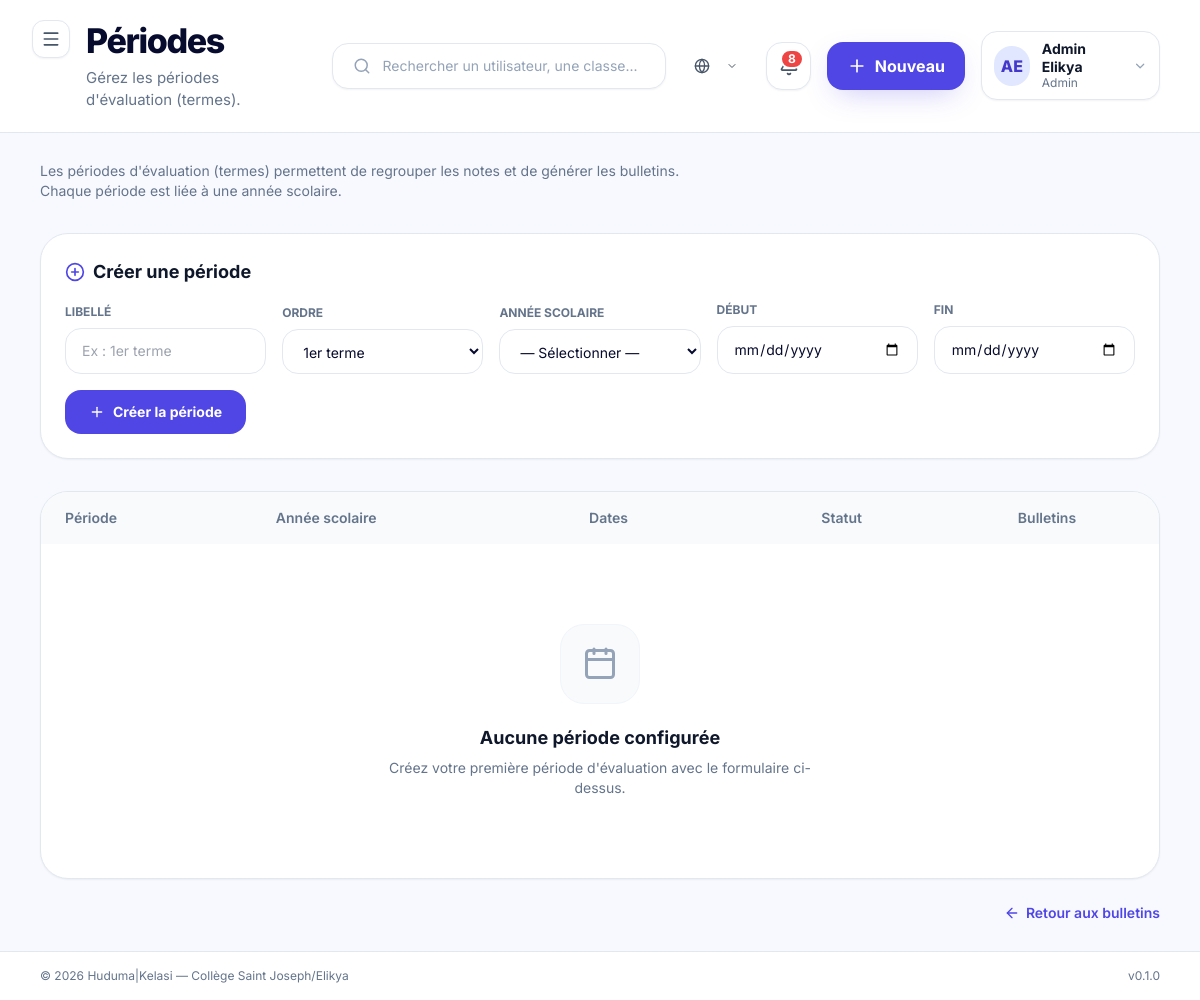
The app's page /students/admin/periodes/ (signed in) with its own data.
### apps/accounts/models.py (models this page shows, shortened)
class User(AbstractBaseUser, PermissionsMixin, BaseModel):
    email = models.EmailField(
        unique=True,
        verbose_name=_("Email"),
        help_text=_("Adresse email utilisée comme identifiant de connexion."),
    )
    first_name = models.CharField(
        max_length=80,
        verbose_name=_("Prénom"),
    )
    last_name = models.CharField(
        max_length=80,
        verbose_name=_("Nom"),
    )
    role = models.CharField(
        max_length=30,
        choices=UserRole.choices,
        default=UserRole.ELEVE,
        verbose_name=_("Rôle"),
        help_text=_("Rôle de l'utilisateur dans la plateforme."),
    )
    phone = models.CharField(
        max_length=30,
        blank=True,
        default="",
        verbose_name=_("Téléphone"),
    )
    avatar = models.ImageField(
        upload_to="avatars/",
        blank=True,
        null=True,
        verbose_name=_("Avatar"),
    )
    is_active = models.BooleanField(
        default=True,
        verbose_name=_("Actif"),
    )
    is_staff = models.BooleanField(
        default=False,
        verbose_name=_("Accès admin Django"),
    )
    date_joined = models.DateTimeField(
        auto_now_add=True,
        verbose_name=_("Date d'inscription"),
    )
    USERNAME_FIELD = "email"
    REQUIRED_FIELDS = ["first_name", "last_name"]
    objects = UserManager()
    class Meta:
        verbose_name = _("Utilisateur")
        verbose_name_plural = _("Utilisateurs")
        ordering = ["last_name", "first_name"]
        indexes = [
            models.Index(fields=["role"]),
            models.Index(fields=["is_active"]),
        ]
    @property
    def full_name(self) -> str:
        return f"{self.first_name} {self.last_name}".strip()
    @property
    def short_label(self) -> str:
        return ROLE_SHORT_LABELS.get(self.role, self.role)
    @property
    def initials(self) -> str:
        first = (self.first_name or "").strip()
        last = (self.last_name or "").strip()
        if first and last:
            return f"{first[0]}{last[0]}".upper()
        if first:
            return first[0].upper()
        if self.email:
            return self.email[0].upper()
        return "?"

### apps/students/views.py (the view)
# urls.py: path("admin/periodes/", PeriodeListView.as_view(), name="periode_list"),
class PeriodeListView(RoleRequiredMixin, ListView):
    model = Periode
    template_name = "pages/admin/bulletins/periodes.html"
    context_object_name = "periodes"
    allowed_roles = [UserRole.ADMIN, UserRole.DIRECTEUR_ETUDES]
    def get_queryset(self):
        return Periode.objects.select_related("annee_scolaire").all().order_by(
            "-annee_scolaire__date_debut", "ordre"
        )
    def get_context_data(self, **kwargs):
        ctx = super().get_context_data(**kwargs)
        ctx["page_title"] = "Périodes"
        ctx["page_subtitle"] = "Gérez les périodes d'évaluation (termes)."
        ctx["annees"] = AnneeScolaire.objects.all().order_by("-date_debut")
        return ctx

### apps/core/context_processors.py (called while the page is built)
def _get_unread_count(user):
    try:
        from apps.notifications.models import Notification
        return Notification.objects.filter(destinataire=user, lu=False).count()
    except Exception:
        return 0

### apps/core/managers.py (called while the page is built)
    def get_queryset(self):
        return super().get_queryset().filter(deleted_at__isnull=True)

### apps/core/mixins.py (called while the page is built)
    def dispatch(self, request, *args, **kwargs):
        user = request.user
        if not user.is_authenticated:
            return self.handle_no_permission()
        if self.allowed_roles and user.role not in self.allowed_roles:
            raise PermissionDenied(
                "Votre rôle ne vous permet pas d'accéder à cette page."
            )
        return super().dispatch(request, *args, **kwargs)

### templates/pages/admin/bulletins/periodes.html (shortened to what this page needs)
{% extends "layouts/dashboard.html" %}
{% load huduma_tags %}
{% load static %}
{% block content %}
  <section class="mb-8">
    <p class="text-sm text-slate-500 max-w-2xl">
      Les périodes d'évaluation (termes) permettent de regrouper les notes
      et de générer les bulletins. Chaque période est liée à une année scolaire.
    </p>
  </section>
  <section class="bg-white border border-slate-200 rounded-[28px] shadow-sm p-6 mb-8">
    <h2 class="font-bold text-slate-900 text-lg mb-4 flex items-center gap-2">
      <i data-lucide="plus-circle" class="w-5 h-5 text-indigo-600"></i>
      Créer une période
    </h2>
    <form method="post" action="{% url 'students:periode_create' %}" class="grid sm:grid-cols-2 lg:grid-cols-5 gap-4 items-end">
      <div>
        <label class="block text-xs font-bold text-slate-500 uppercase mb-2">Libellé</label>
        <input type="text" name="libelle" placeholder="Ex : 1er terme"
               class="w-full bg-white border border-slate-200 rounded-2xl px-4 py-3 text-sm focus:border-indigo-500 focus:ring-4 focus:ring-indigo-100 outline-none">
      </div>
      <div>
        <label class="block text-xs font-bold text-slate-500 uppercase mb-2">Ordre</label>
        <select name="ordre" class="w-full bg-white border border-slate-200 rounded-2xl px-4 py-3 text-sm focus:border-indigo-500 outline-none">
          <option value="1">1er terme</option>
        </select>
      </div>
      <div>
        <label class="block text-xs font-bold text-slate-500 uppercase mb-2">Année scolaire</label>
        <select name="annee_scolaire" class="w-full bg-white border border-slate-200 rounded-2xl px-4 py-3 text-sm focus:border-indigo-500 outline-none">
          <option value="">— Sélectionner —</option>
        </select>
      </div>
      <div>
        <label class="block text-xs font-bold text-slate-500 uppercase mb-2">Début</label>
        <input type="date" name="date_debut"
               class="w-full bg-white border border-slate-200 rounded-2xl px-4 py-3 text-sm focus:border-indigo-500 outline-none">
      </div>
      <div>
        <label class="block text-xs font-bold text-slate-500 uppercase mb-2">Fin</label>
        <input type="date" name="date_fin"
               class="w-full bg-white border border-slate-200 rounded-2xl px-4 py-3 text-sm focus:border-indigo-500 outline-none">
      </div>
      <div class="sm:col-span-2 lg:col-span-5">
        <button type="submit"
                class="bg-indigo-600 text-white px-6 py-3 rounded-2xl font-bold text-sm hover:bg-indigo-700 flex items-center gap-2 transition-colors">
          <i data-lucide="plus" class="w-4 h-4"></i>
          Créer la période
        </button>
      </div>
    </form>
  </section>
  <section class="bg-white border border-slate-200 rounded-[28px] shadow-sm overflow-hidden">
    <div class="overflow-x-auto">
      <table class="w-full text-left">
        <thead class="bg-slate-50">
          <tr class="text-sm text-slate-500">
            <th class="px-6 py-4 font-semibold text-left">Période</th>
            <th class="px-6 py-4 font-semibold text-left">Année scolaire</th>
            <th class="px-6 py-4 font-semibold text-left">Dates</th>
            <th class="px-6 py-4 font-semibold text-center">Statut</th>
            <th class="px-6 py-4 font-semibold text-center">Bulletins</th>
          </tr>
        </thead>
        <tbody class="divide-y divide-slate-100 text-sm">
          {% for periode in periodes %}
            <tr class="hover:bg-slate-50">
              <td class="px-6 py-5">
                <div class="flex items-center gap-3">
                  <span class="w-10 h-10 rounded-xl bg-indigo-100 text-indigo-700 flex items-center justify-center font-extrabold text-sm flex-shrink-0">
                    {{ periode.ordre }}
                  </span>
                  <div>
                    <p class="font-bold text-slate-900">{{ periode.libelle }}</p>
                    <p class="text-slate-500 text-xs">Ordre {{ periode.ordre }}</p>
                  </div>
                </div>
              </td>
              <td class="px-6 py-5 text-slate-600 font-medium">
                {{ periode.annee_scolaire.libelle }}
              </td>
              <td class="px-6 py-5 text-slate-500 text-sm">
                {{ periode.date_debut|date:"d/m/Y" }} → {{ periode.date_fin|date:"d/m/Y" }}
              </td>
              <td class="px-6 py-5 text-center">
                {% if periode.est_active %}
                  <span class="inline-flex items-center gap-1.5 px-3 py-1 rounded-full bg-emerald-50 text-emerald-600 font-semibold text-xs">
                    <i data-lucide="check-circle" class="w-3 h-3"></i>
                    Active
                  </span>
                {% else %}
                  <span class="inline-flex items-center gap-1.5 px-3 py-1 rounded-full bg-slate-100 text-slate-500 font-semibold text-xs">
                    Inactive
                  </span>
                {% endif %}
              </td>
              <td class="px-6 py-5 text-center">
                <span class="font-bold text-slate-900">{{ periode.bulletins.count }}</span>
                <span class="text-slate-400 text-xs">bulletin(s)</span>
              </td>
            </tr>
          {% empty %}
            <tr>
              <td colspan="5" class="px-6 py-12">
                <div class="flex flex-col items-center justify-center text-center py-8 px-6">
                  <div class="w-20 h-20 rounded-3xl bg-slate-50 border border-slate-100 flex items-center justify-center mb-5">
                    <i data-lucide="calendar" class="w-9 h-9 text-slate-400"></i>
                  </div>
                  <h3 class="text-lg font-bold text-slate-900 mb-1.5">Aucune période configurée</h3>
                  <p class="text-sm text-slate-500 max-w-md">
                    Créez votre première période d'évaluation avec le formulaire ci-dessus.
                  </p>
                </div>
              </td>
            </tr>
          {% endfor %}
        </tbody>
      </table>
    </div>
  </section>
  <div class="flex justify-end mt-6">
    <a href="{% url 'students:bulletin_list' %}"
       class="text-sm font-semibold text-indigo-600 hover:text-indigo-700 flex items-center gap-1.5">
      <i data-lucide="arrow-left" class="w-4 h-4"></i>
      Retour aux bulletins
    </a>
  </div>
{% endblock %}

### templates/partials/navbar.html (shortened to what this page needs)
<div class="flex flex-col lg:flex-row lg:items-center justify-between gap-6 w-full">
  <div class="flex items-start gap-4">
    <button
      @click="sidebarOpen = !sidebarOpen"
      class="xl:hidden p-2 -ml-2 rounded-xl bg-white border border-slate-200 text-slate-600 hover:bg-slate-50 shadow-sm"
      aria-label="Basculer la sidebar"
    >
      <i data-lucide="menu" class="w-5 h-5"></i>
    </button>
    <div>
      <h2 class="text-[26px] lg:text-[34px] font-extrabold tracking-[-0.04em] text-kelasi-ink leading-tight">
        {% block navbar_title %}{{ page_title|default:"Tableau de bord" }}{% endblock %}
      </h2>
      {% if page_subtitle %}
        <p class="mt-1 text-slate-500 text-[14px] lg:text-[15px]">{{ page_subtitle }}</p>
      {% endif %}
    </div>
  </div>
  <div class="flex items-center gap-4">
    <div class="hidden md:flex items-center gap-3 w-[300px] lg:w-[360px] bg-white border border-slate-200 rounded-2xl px-5 py-3 shadow-sm">
      <i data-lucide="search" class="w-5 h-5 text-slate-400"></i>
      <input
        type="text"
        placeholder="Rechercher un utilisateur, une classe..."
        class="w-full outline-none text-sm bg-transparent text-slate-700 placeholder:text-slate-400"
      >
    </div>
    {% include "partials/language_switcher.html" %}
    <a
      href="{% url 'notifications:list' %}"
      class="relative w-12 h-12 rounded-2xl bg-white border border-slate-200 flex items-center justify-center shadow-sm hover:bg-slate-50"
      title="Notifications"
    >
      {% if unread_notifications_count > 0 %}
        <span class="absolute top-1.5 right-1.5 min-w-[20px] h-5 px-1.5 bg-red-500 text-white text-xs font-bold rounded-full flex items-center justify-center border-2 border-white">
          {{ unread_notifications_count }}
        </span>
      {% endif %}
    </a>
    {% if current_user_role == 'admin' %}
      <button class="hidden sm:flex bg-indigo-600 text-white px-5 py-3 rounded-2xl font-bold items-center gap-2 shadow-indigo-glow hover:bg-indigo-700 transition-colors">
        <i data-lucide="plus" class="w-5 h-5"></i>
        Nouveau
      </button>
    {% endif %}
    <div class="relative" x-data="{ userMenuOpen: false }">
      <button
        @click="userMenuOpen = !userMenuOpen"
        class="flex items-center gap-3 bg-white border border-slate-200 rounded-2xl px-3 py-2 shadow-sm hover:bg-slate-50"
      >
        <span class="w-10 h-10 rounded-full bg-indigo-100 text-indigo-700 flex items-center justify-center font-extrabold">
          {{ request.user.initials }}
        </span>
        <div class="hidden lg:block text-left">
          <p class="text-sm font-bold text-slate-900 leading-tight">{{ request.user.full_name }}</p>
          <p class="text-xs text-slate-500">{{ request.user.short_label }}</p>
        </div>
        <i data-lucide="chevron-down" class="w-4 h-4 text-slate-400 hidden lg:block"></i>
      </button>
    </div>
  </div>
</div>

### templates/layouts/base.html (style rules this page uses)
body { font-family: 'Inter', system-ui, sans-serif; }

### records on screen
User: user.initials "AE", user.full_name "Admin Elikya", user.short_label "Admin"

### other values on screen
{{ page_title|default:"Tableau de bord" }} "Périodes"
{{ page_subtitle }} "Gérez les périodes d'évaluation (termes)."
{{ unread_notifications_count }} "8"
{{ HUDUMA_NAME }} "Huduma"
{{ HUDUMA_VERSION }} "0.1.0"
